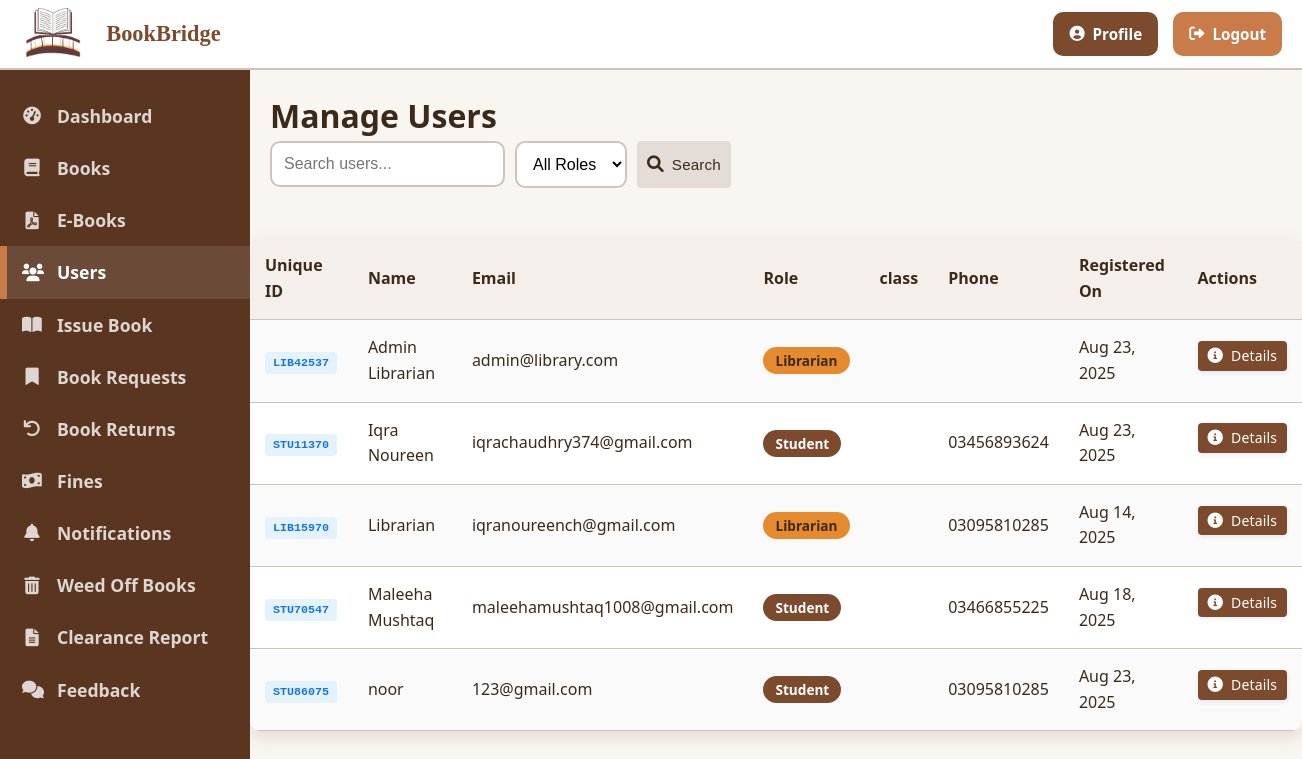
Screenshot of /users.php (signed in) with the database file from the repository.
### tables this page shows
CREATE TABLE `users` (
  `id` int(11) NOT NULL,
  `unique_id` varchar(20) DEFAULT NULL,
  `name` varchar(100) NOT NULL,
  `email` varchar(100) NOT NULL,
  `password` varchar(255) NOT NULL,
  `role` enum('librarian','student','faculty') NOT NULL,
  `department` varchar(100) DEFAULT NULL,
  `phone` varchar(20) DEFAULT NULL,
  `address` text DEFAULT NULL,
  `created_at` timestamp NOT NULL DEFAULT current_timestamp(),
  `approval_status` varchar(20) DEFAULT 'pending',
  `approved_at` timestamp NULL DEFAULT NULL,
  `rejected_at` timestamp NULL DEFAULT NULL,
  `email_verified` tinyint(1) DEFAULT 0,
  `email_verification_token` varchar(255) DEFAULT NULL
);

### users.php (the view, shortened to what this page needs)
<?php
include_once '../includes/header.php';
$search = isset($_GET['search']) ? trim($_GET['search']) : '';
$sql = "SELECT * FROM users WHERE 1=1";
$sql .= " ORDER BY name";
$stmt = $conn->prepare($sql);
$stmt->execute();
$result = $stmt->get_result();
$users = [];
while ($row = $result->fetch_assoc()) {
    $users[] = $row;
}
?>
<h1 class="page-title">Manage Users</h1>
    <div class="d-flex">
        <form action="" method="GET" class="d-flex">
            <div class="form-group mr-2" style="margin-bottom: 0; margin-right: 10px;">
                <input type="text" name="search" placeholder="Search users..." class="form-control" value="<?php echo htmlspecialchars($search); ?>">
            </div>
            <div class="form-group mr-2" style="margin-bottom: 0; margin-right: 10px;">
                <select name="role" class="form-control">
                    <option value="">All Roles</option>
                </select>
            </div>
            <button type="submit" class="btn btn-secondary">
                <i class="fas fa-search"></i> Search
            </button>
        </form>
    </div>
</div>
<div class="table-container" style="margin-top:30px";>
    <table class="table table-striped">
        <thead>
            <tr>
                <th>Unique ID</th>
                <th>Name</th>
                <th>Email</th>
                <th>Role</th>
                <th>class</th>
                <th>Phone</th>
                <th>Registered On</th>
                <th>Actions</th>
            </tr>
        </thead>
        <tbody>
            <?php if (count($users) > 0): ?>
                <?php foreach ($users as $user): ?>
                    <tr>
                        <td>
                            <span class="unique-id-badge"><?php echo htmlspecialchars($user['unique_id']); ?></span>
                        </td>
                        <td><?php echo htmlspecialchars($user['name']); ?></td>
                        <td><?php echo htmlspecialchars($user['email']); ?></td>
                        <td>
                            <?php
                            switch ($user['role']) {
                                case 'student':
                                    echo '<span class="badge badge-primary">Student</span>';
                                    break;
                                case 'librarian':
                                    echo '<span class="badge badge-warning">Librarian</span>';
                                    break;
                            }
                            ?>
                        </td>
                        <td><?php echo htmlspecialchars($user['class']); ?></td>
                        <td><?php echo htmlspecialchars($user['phone']); ?></td>
                        <td><?php echo date('M d, Y', strtotime($user['created_at'])); ?></td>
                        <td>
                            <a href="user_details.php?id=<?php echo $user['id']; ?>" style="margin-bottom:10px"; class="btn btn-sm btn-primary">
                                <i class="fas fa-info-circle"></i> Details
                            </a>
                        </td>
                    </tr>
                <?php endforeach; ?>
            <?php else: ?>
                <tr>
                    <td colspan="8" class="text-center">No users found.</td>
                </tr>
            <?php endif; ?>
        </tbody>
    </table>
</div>
<?php
include_once '../includes/footer.php';
?>

### css/style.css (style rules this page uses)
:root { --primary-color: #7C4A2D; --primary-light: #A66E4A; --primary-dark: #5A3620; --secondary-color: #F9F5F0; --accent-color: #C97B4A; --success-color: #6D9A58; --warning-color: #E68A2E; --danger-color: #B34343; --text-color: #3B2A1A; --text-light: #846D5B; --white: #FFFFFF; --gray-100: #F4EFEB; --gray-200: #E3DCD7; --gray-300: #CFC3BC; --gray-400: #B0A49C; --gray-500: #8E7C71; --border-radius: 10px; --box-shadow: 0 6px 16px rgba(124, 74, 45, 0.15); --transition: all 0.3s ease-in-out; }
* { margin: 0; padding: 0; box-sizing: border-box; }
body { font-family: 'Segoe UI', Tahoma, Geneva, Verdana, sans-serif; line-height: 1.6; color: var(--text-color); background-color: var(--secondary-color); }
a { text-decoration: none; color: var(--primary-color); transition: var(--transition); }
.d-flex { display: flex; }
.btn { display: inline-flex; align-items: center; justify-content: center; padding: 10px 20px; border: none; border-radius: var(--border-radius); cursor: pointer; font-weight: 500; transition: var(--transition); text-align: center; gap: 8px; font-size: 0.95em; line-height: 1.4; letter-spacing: 0.01em; white-space: nowrap; }
.btn i { font-size: 1.1em; }
.btn-primary { background-color: var(--primary-color); color: var(--white); box-shadow: 0 2px 4px rgba(13, 71, 161, 0.1); }
.btn-secondary { background-color: var(--gray-200); color: var(--text-color); }
.btn-sm { padding: 6px 12px; font-size: 0.875em; }
.form-group { margin-bottom: 20px; }
.form-control { width: 100%; padding: 12px; border: 2px solid var(--gray-300); border-radius: var(--border-radius); font-size: 1em; transition: var(--transition); background-color: var(--white); box-sizing: border-box; }
.table-container { overflow-x: auto; margin-bottom: 20px; background: var(--white); border-radius: var(--border-radius); box-shadow: var(--box-shadow); -webkit-overflow-scrolling: touch; }
.table { width: 100%; border-collapse: collapse; margin-bottom: 0; min-width: 600px; }
.table th, .table td { padding: 15px; text-align: left; border-bottom: 1px solid var(--gray-300); vertical-align: middle; }
.table th { background-color: var(--gray-100); font-weight: 600; color: var(--text-color); position: sticky; top: 0; z-index: 10; }
.table-striped tbody tr:nth-of-type(odd) { background-color: rgba(0, 0, 0, 0.02); }
.badge { display: inline-flex; align-items: center; padding: 4px 12px; border-radius: 50px; font-size: 0.85em; font-weight: 600; line-height: 1.4; white-space: nowrap; }
.badge-warning { background-color: var(--warning-color); color: var(--text-color); }
.badge-primary { background-color: var(--primary-color); color: var(--white); }
.mr-2 { margin-right: 0.5rem; }
.btn { padding: 5px 10px; border-radius: 4px; cursor: pointer; }
.unique-id-badge { background: #e3f2fd; color: #1976d2; padding: 4px 8px; border-radius: 4px; font-weight: 600; font-family: monospace; font-size: 0.9em; }

### rows the page displays
users: unique "LIB42537", name "Admin Librarian", email "admin@library.com", role "Librarian", created_at "Aug 23, 2025"
users: unique "STU11370", name "Iqra Noureen", email "iqrachaudhry374@gmail.com", role "Student", phone "03456893624", created_at "Aug 23, 2025"
users: unique "LIB15970", name "Librarian", email "iqranoureench@gmail.com", role "Librarian", phone "03095810285", created_at "Aug 14, 2025"
users: unique "STU70547", name "Maleeha Mushtaq", email "maleehamushtaq1008@gmail.com", role "Student", phone "03466855225", created_at "Aug 18, 2025"
users: unique "STU86075", name "noor", email "123@gmail.com", role "Student", phone "03095810285", created_at "Aug 23, 2025"
